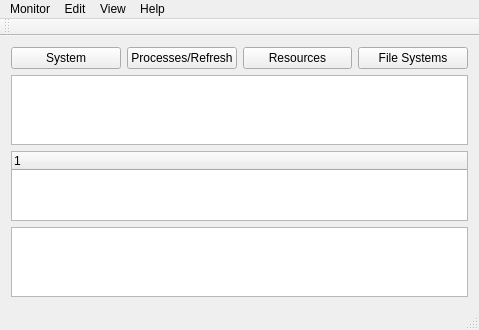
<?xml version="1.0" encoding="UTF-8"?>
<ui version="4.0">
 <class>MainWindow</class>
 <widget class="QMainWindow" name="MainWindow">
  <property name="geometry">
   <rect>
    <x>0</x>
    <y>0</y>
    <width>479</width>
    <height>323</height>
   </rect>
  </property>
  <property name="windowTitle">
   <string>MainWindow</string>
  </property>
  <widget class="QWidget" name="centralWidget">
   <layout class="QGridLayout" name="gridLayout">
    <item row="0" column="1">
     <widget class="QPushButton" name="pushButton_2">
      <property name="sizePolicy">
       <sizepolicy hsizetype="Preferred" vsizetype="Fixed">
        <horstretch>0</horstretch>
        <verstretch>0</verstretch>
       </sizepolicy>
      </property>
      <property name="text">
       <string>Processes/Refresh</string>
      </property>
     </widget>
    </item>
    <item row="2" column="0" colspan="4">
     <widget class="QTreeWidget" name="treeWidget"/>
    </item>
    <item row="0" column="0">
     <widget class="QPushButton" name="pushButton">
      <property name="sizePolicy">
       <sizepolicy hsizetype="Preferred" vsizetype="Fixed">
        <horstretch>0</horstretch>
        <verstretch>0</verstretch>
       </sizepolicy>
      </property>
      <property name="text">
       <string>System</string>
      </property>
     </widget>
    </item>
    <item row="3" column="0" colspan="4">
     <widget class="QListWidget" name="listWidget"/>
    </item>
    <item row="0" column="2">
     <widget class="QPushButton" name="pushButton_3">
      <property name="sizePolicy">
       <sizepolicy hsizetype="Preferred" vsizetype="Fixed">
        <horstretch>0</horstretch>
        <verstretch>0</verstretch>
       </sizepolicy>
      </property>
      <property name="text">
       <string>Resources</string>
      </property>
     </widget>
    </item>
    <item row="0" column="3">
     <widget class="QPushButton" name="pushButton_4">
      <property name="sizePolicy">
       <sizepolicy hsizetype="Preferred" vsizetype="Fixed">
        <horstretch>0</horstretch>
        <verstretch>0</verstretch>
       </sizepolicy>
      </property>
      <property name="text">
       <string>File Systems</string>
      </property>
     </widget>
    </item>
    <item row="1" column="0" colspan="4">
     <widget class="QCustomPlot" name="customPlot"/>
    </item>
   </layout>
  </widget>
  <widget class="QMenuBar" name="menuBar">
   <property name="geometry">
    <rect>
     <x>0</x>
     <y>0</y>
     <width>479</width>
     <height>20</height>
    </rect>
   </property>
   <widget class="QMenu" name="menupush">
    <property name="title">
     <string>Monitor</string>
    </property>
    <addaction name="actionmy_info"/>
   </widget>
   <widget class="QMenu" name="menuEdit">
    <property name="title">
     <string>Edit</string>
    </property>
   </widget>
   <widget class="QMenu" name="menuView">
    <property name="title">
     <string>View</string>
    </property>
    <addaction name="actionAll_Processes"/>
    <addaction name="actionUser_Processes"/>
   </widget>
   <widget class="QMenu" name="menuHelp">
    <property name="title">
     <string>Help</string>
    </property>
   </widget>
   <addaction name="menupush"/>
   <addaction name="menuEdit"/>
   <addaction name="menuView"/>
   <addaction name="menuHelp"/>
  </widget>
  <widget class="QToolBar" name="mainToolBar">
   <attribute name="toolBarArea">
    <enum>TopToolBarArea</enum>
   </attribute>
   <attribute name="toolBarBreak">
    <bool>false</bool>
   </attribute>
  </widget>
  <widget class="QStatusBar" name="statusBar"/>
  <action name="actionbutton">
   <property name="text">
    <string>button</string>
   </property>
  </action>
  <action name="actionmy_info">
   <property name="text">
    <string>my info</string>
   </property>
  </action>
  <action name="actionAll_Processes">
   <property name="text">
    <string>All Processes</string>
   </property>
  </action>
  <action name="actionUser_Processes">
   <property name="text">
    <string>User Processes</string>
   </property>
  </action>
 </widget>
 <layoutdefault spacing="6" margin="11"/>
 <customwidgets>
  <customwidget>
   <class>QCustomPlot</class>
   <extends>QListWidget</extends>
   <header>qcustomplot.h</header>
  </customwidget>
 </customwidgets>
 <resources/>
 <connections/>
</ui>
